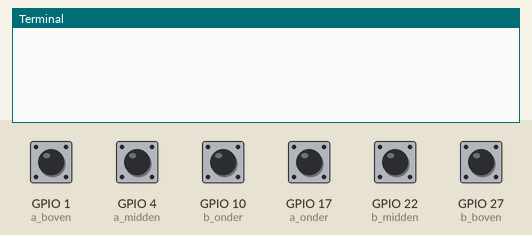
Bench run of a program on a simulated Raspberry Pi (BCM pin numbers). Shown: the last lines printed to the terminal. The inputs (shaded band) are chosen by the test bench; at power-on: GPIO 1 (a_boven), GPIO 4 (a_midden), GPIO 10 (b_onder), GPIO 17 (a_onder), GPIO 22 (b_midden), GPIO 27 (b_boven) LOW.

Above: at 1.2 s.
1.3 s: GPIO 1 (a_boven) pulled HIGH for 0.25 s
At 2.5 s:
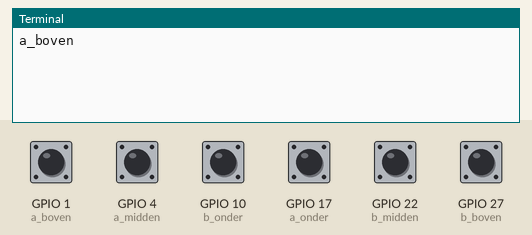
3.0 s: GPIO 4 (a_midden) pulled HIGH for 0.25 s
At 3.9 s:
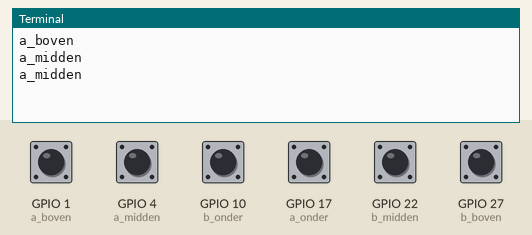
4.7 s: GPIO 10 (b_onder) pulled HIGH for 0.25 s
At 5.2 s:
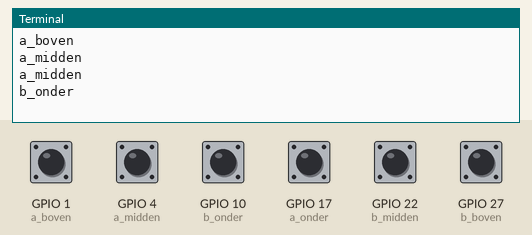
6.4 s: GPIO 17 (a_onder) pulled HIGH for 0.25 s
At 7.8 s:
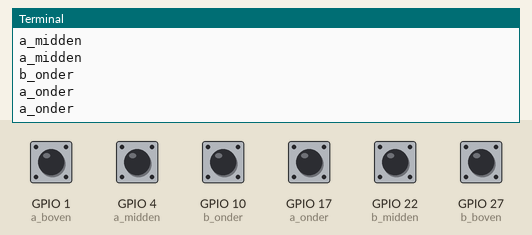
8.1 s: GPIO 22 (b_midden) pulled HIGH for 0.25 s
At 9.0 s:
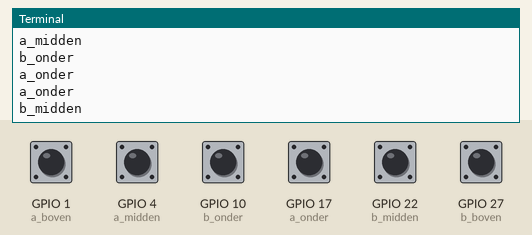
9.8 s: GPIO 27 (b_boven) pulled HIGH for 0.25 s
At 10.4 s:
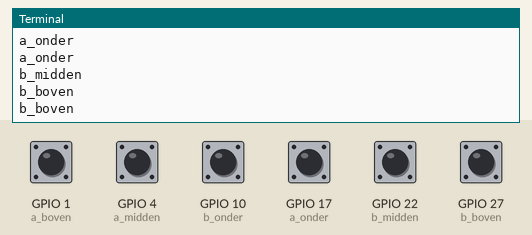

The program:

gpio_in_test.py
```python
from gpiozero import DigitalOutputDevice, DigitalInputDevice
import time

reset_button = DigitalInputDevice(5)
b_onder = DigitalInputDevice(10)
b_midden = DigitalInputDevice(22)
b_boven = DigitalInputDevice(27)
a_onder = DigitalInputDevice(17)
a_midden = DigitalInputDevice(4)
a_boven = DigitalInputDevice(1)


while True:
    if reset_button.value == 1:
            print("reset")
    if b_onder.value == 1:
            print("b_onder")
    if b_midden.value == 1:
            print("b_midden")
    if b_boven.value == 1:
            print("b_boven")
    if a_onder.value == 1:
            print("a_onder")
    if a_midden.value == 1:
            print("a_midden")
    if a_boven.value == 1:
            print("a_boven")
    time.sleep(0.2)
```

Measured:
- after the input at 1.3 s, the terminal: prints a new line after 0.10 s (image 1)
- after the input at 3.0 s, the terminal: prints a new line at once (image 2)
- after the input at 4.7 s, the terminal: prints a new line after 0.10 s (image 3)
- after the input at 6.4 s, the terminal: prints a new line at once (image 4)
- after the input at 8.1 s, the terminal: prints a new line after 0.11 s (image 5)
- after the input at 9.8 s, the terminal: prints a new line at once (image 6)
